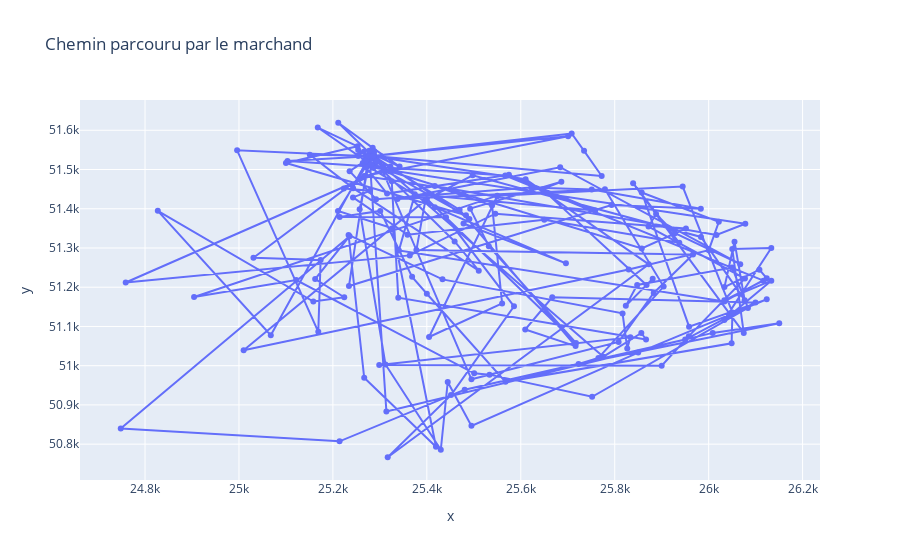

The cell this chart's notebook holds for it:
### Markdown cell above
### Lancement du test avec l'algorithme génétique

### Code cell
# Algo génétique
data = data_TSPLIB(f'data/{ENSEMBLE_TEST[choix_data_test]}.tsp')
df = test_unitaire_algo_genetique(choix_data_test)
affichage(df, data).show()

### Figure 1 — Plotly figure (JSON) as saved in the notebook; plotly's stock layout.template omitted (floating-point values rounded to 4 significant figures; data arrays with more than 128 entries replaced by an {"elided": "..."} marker saying what was removed)
{"data": [{"hovertemplate": "x=%{x}<br>y=%{y}<extra></extra>", "legendgroup": "", "line": {"color": "#636efa", "dash": "solid"}, "marker": {"symbol": "circle"}, "mode": "markers+lines", "name": "", "orientation": "v", "showlegend": false, "type": "scatter", "x": {"elided": "195 float values"}, "xaxis": "x", "y": {"elided": "195 float values"}, "yaxis": "y"}], "layout": {"legend": {"tracegroupgap": 0}, "title": {"text": "Chemin parcouru par le marchand"}, "xaxis": {"anchor": "y", "domain": [0, 1], "title": {"text": "x"}}, "yaxis": {"anchor": "x", "domain": [0, 1], "title": {"text": "y"}}}}
